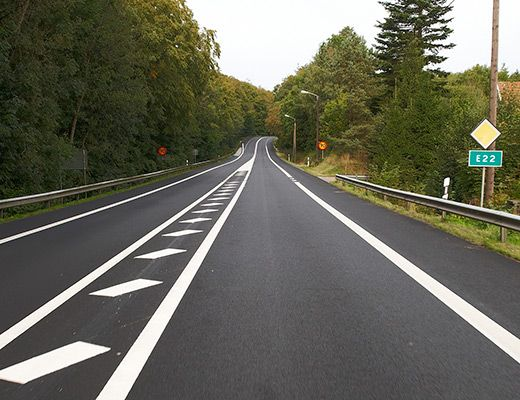
#> input picture server/extractors/traffic_side_extractor/test_images/example_image_right_side.jpg, 520 x 400 px; its folder holds only this picture in this run
$ python -i traffic_side_extractor.py   (imports and definitions only)
#> lines starting #> are read from the running program, lines starting #| are printed output that depends on the picture; after the words box and inside, x2 and y2 are one past the last pixel; in counts of white or black regions, pixels touching at a corner belong together
import cv2
import numpy as np
import csv
import math

# Implementation based on road lines recognition from: https://medium.com/analytics-vidhya/road-lane-detection-using-opencv-3e2d2740a4d

def region_of_interest(img,vertices):
    mask = np.zeros_like(img)
    match_mask_color=  255   #(255,) * channel_count
    cv2.fillPoly(mask,vertices,match_mask_color)
    masked_image=cv2.bitwise_and(img,mask)
    return masked_image

def get_traffic_side_lists():
    left_side_list = []
    right_side_list = []

    with open("extractors/traffic_side_extractor/traffic_rules.csv") as csv_file:
#> (reads server/extractors/traffic_side_extractor/traffic_rules.csv from the repository)
        reader = csv.reader(csv_file, delimiter=",")
        counter = 1
        for line in reader:
            counter = counter + 1

            if counter == 1:
                continue
            else:
                if line[2] == 'YES':
                    right_side_list.append(line[0].lower())
                else:
                    left_side_list.append(line[0].lower())
#> further down, picture is the input picture: shape (400, 520, 3); mean B, G, R 89.5, 102.9, 103.1

    return left_side_list, right_side_list

LEFT_SIDE_LIST, RIGHT_SIDE_LIST = get_traffic_side_lists()

def return_estimated_countries(right_side_probability):
    # left_side_list, right_side_list = get_traffic_side_lists()
    threshold = 0.5

    if right_side_probability > threshold:
        return RIGHT_SIDE_LIST, right_side_probability
    else:
        return LEFT_SIDE_LIST, 1 - right_side_probability


def get_left_right_recognition(x, img_width):
    if x > img_width / 2.:
        return 0
    else:
        return 1

def get_probability(img,lines):
    imge=np.copy(img)
    blank_image=np.zeros((imge.shape[0],imge.shape[1],3), dtype=np.uint8)
    global_count = 0
    total_count = 0

    if lines is not None:
        for line in lines:
            for x1,y1,x2,y2 in line:
                total_count += 1
                local_count = get_left_right_recognition(x1, imge.shape[1])
                if y2 > y1:
                    local_count = get_left_right_recognition(x2, imge.shape[1])

                cv2.line(blank_image,(x1,y1),(x2,y2),(0,255,0),thickness=3)
                imge = cv2.addWeighted(imge,0.8,blank_image,1,0.0)

                global_count += local_count


    # return percantage of right-like lanes
    if(total_count == 0):
        return imge, 0
    return imge, global_count / total_count

def traffic_side_extractor(frame):
    image=cv2.cvtColor(frame,cv2.COLOR_BGR2RGB)
    height=image.shape[0]
#> height = 400
    width=image.shape[1]
#> width = 520
    region_of_interest_coor=[(0,height),(0,400),(width/2,height/3), (width,height)]

    gray_image = cv2.cvtColor(image,cv2.COLOR_RGB2GRAY)
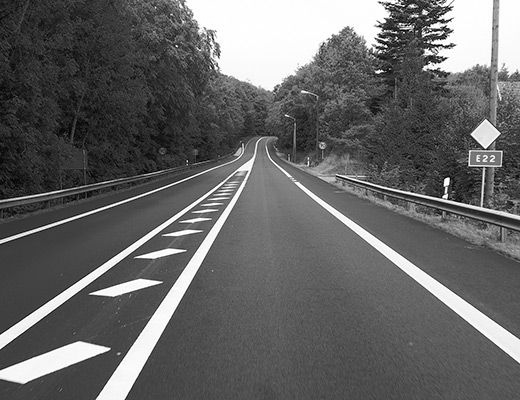
#> gray_image: shape (400, 520); min 0, max 255, mean 101.5
    canny_image = cv2.Canny(gray_image,100,200)
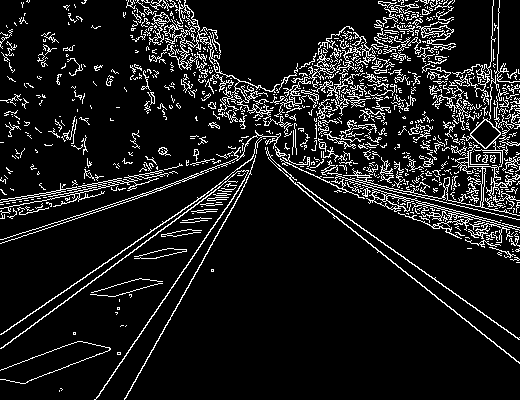
#> canny_image: shape (400, 520); 10.3% white in thin lines or dots

    cropped=region_of_interest(canny_image, np.array([region_of_interest_coor],np.int32))
#> in region_of_interest, `cv2.fillPoly(mask,vertices,match_mask_color)`:
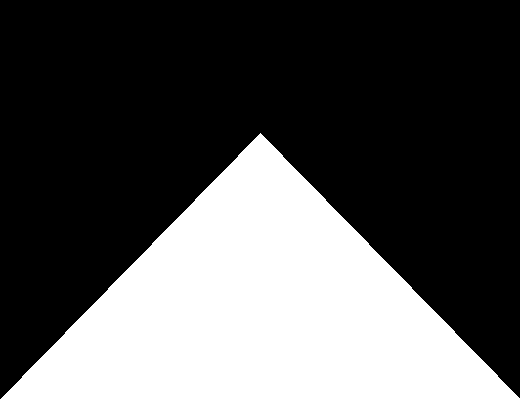
#> mask: shape (400, 520); 33.5% white; 1 white region, box (x1, y1, x2, y2) and area: (0, 133, 520, 400) 69683
#> in region_of_interest, `masked_image=cv2.bitwise_and(img,mask)`:
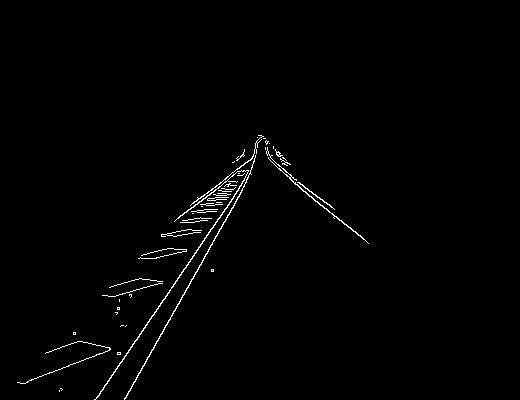
#> masked_image: shape (400, 520); 1% white in thin lines or dots, all inside (x1, y1, x2, y2) = (17, 135, 369, 400)
    lines = cv2.HoughLinesP(cropped,rho=2,theta=np.pi/120,threshold=120,lines=np.array([]),minLineLength=100,maxLineGap=35)
#> lines = [[95, 399, 267, 149], [156, 341, 239, 196]]

    image, count = get_probability(image,lines)
#> the loop in get_probability, `for line in lines:` made 2 passes
#> after the loop in get_probability, `for line in lines:`:
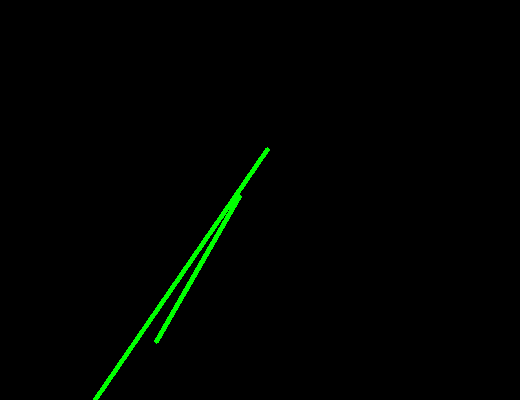
#> blank_image: shape (400, 520, 3); mean of channels 0, 1, 2 0, 2.8, 0; drawn as B, G, R
#> after the loop in get_probability, `for line in lines:`:
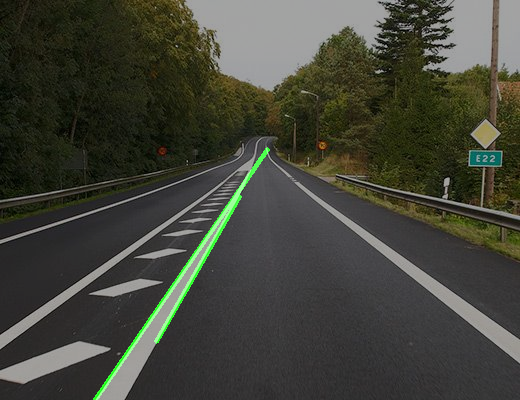
#> imge: shape (400, 520, 3); mean R, G, B 66, 67.4, 57.3
#> after the loop in get_probability, `for line in lines:`: global_count = 2
#> count = 1
    more_likely_countries, probability = return_estimated_countries(count)
#> more_likely_countries = 181 items, first 6: 'af', 'ax', 'al', 'dz', 'as', 'ad'; probability = 1

    # uncomment for testing
    # cv2.imshow("Test", image)

    return more_likely_countries, probability

# if __name__ == '__main__':
#     image=cv2.imread('test_images/example_image_right_side.jpg')
#     countries, probability = traffic_side_extractor(frame=image)

>>> import cv2
>>> picture = cv2.imread('test_images/example_image_right_side.jpg')
>>> result = traffic_side_extractor(picture)
